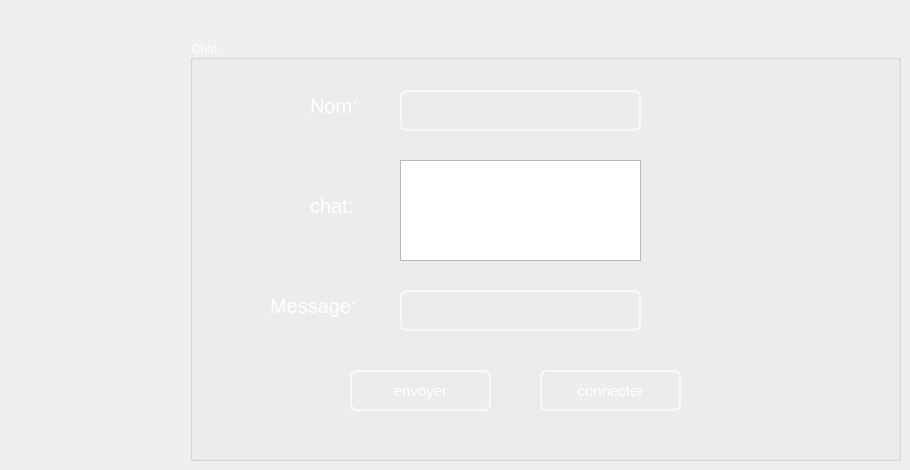
     <widget class="QWidget" name="tab_6">
      <attribute name="title">
       <string>Chat</string>
      </attribute>
      <widget class="QGroupBox" name="groupBox_5">
       <property name="geometry">
        <rect>
         <x>190</x>
         <y>40</y>
         <width>711</width>
         <height>421</height>
        </rect>
       </property>
       <property name="palette">
        <palette>
         <active>
          <colorrole role="WindowText">
           <brush brushstyle="SolidPattern">
            <color alpha="255">
             <red>255</red>
             <green>255</green>
             <blue>255</blue>
            </color>
           </brush>
          </colorrole>
          <colorrole role="Button">
           <brush brushstyle="SolidPattern">
            <color alpha="0">
             <red>0</red>
             <green>0</green>
             <blue>0</blue>
            </color>
           </brush>
          </colorrole>
          <colorrole role="Text">
           <brush brushstyle="SolidPattern">
            <color alpha="255">
             <red>255</red>
             <green>255</green>
             <blue>255</blue>
            </color>
           </brush>
          </colorrole>
          <colorrole role="ButtonText">
           <brush brushstyle="SolidPattern">
            <color alpha="255">
             <red>255</red>
             <green>255</green>
             <blue>255</blue>
            </color>
           </brush>
          </colorrole>
          <colorrole role="Base">
           <brush brushstyle="SolidPattern">
            <color alpha="0">
             <red>0</red>
             <green>0</green>
             <blue>0</blue>
            </color>
           </brush>
          </colorrole>
          <colorrole role="Window">
           <brush brushstyle="SolidPattern">
            <color alpha="0">
             <red>0</red>
             <green>0</green>
             <blue>0</blue>
            </color>
           </brush>
          </colorrole>
          <colorrole role="PlaceholderText">
           <brush brushstyle="NoBrush">
            <color alpha="128">
             <red>255</red>
             <green>255</green>
             <blue>255</blue>
            </color>
           </brush>
          </colorrole>
         </active>
         <inactive>
          <colorrole role="WindowText">
           <brush brushstyle="SolidPattern">
            <color alpha="255">
             <red>255</red>
             <green>255</green>
             <blue>255</blue>
            </color>
           </brush>
          </colorrole>
          <colorrole role="Button">
           <brush brushstyle="SolidPattern">
            <color alpha="0">
             <red>0</red>
             <green>0</green>
             <blue>0</blue>
            </color>
           </brush>
          </colorrole>
          <colorrole role="Text">
           <brush brushstyle="SolidPattern">
            <color alpha="255">
             <red>255</red>
             <green>255</green>
             <blue>255</blue>
            </color>
           </brush>
          </colorrole>
          <colorrole role="ButtonText">
           <brush brushstyle="SolidPattern">
            <color alpha="255">
             <red>255</red>
             <green>255</green>
             <blue>255</blue>
            </color>
           </brush>
          </colorrole>
          <colorrole role="Base">
           <brush brushstyle="SolidPattern">
            <color alpha="0">
             <red>0</red>
             <green>0</green>
             <blue>0</blue>
            </color>
           </brush>
          </colorrole>
          <colorrole role="Window">
           <brush brushstyle="SolidPattern">
            <color alpha="0">
             <red>0</red>
             <green>0</green>
             <blue>0</blue>
            </color>
           </brush>
          </colorrole>
          <colorrole role="PlaceholderText">
           <brush brushstyle="NoBrush">
            <color alpha="128">
             <red>255</red>
             <green>255</green>
             <blue>255</blue>
            </color>
           </brush>
          </colorrole>
         </inactive>
         <disabled>
          <colorrole role="WindowText">
           <brush brushstyle="SolidPattern">
            <color alpha="255">
             <red>255</red>
             <green>255</green>
             <blue>255</blue>
            </color>
           </brush>
          </colorrole>
          <colorrole role="Button">
           <brush brushstyle="SolidPattern">
            <color alpha="0">
             <red>0</red>
             <green>0</green>
             <blue>0</blue>
            </color>
           </brush>
          </colorrole>
          <colorrole role="Text">
           <brush brushstyle="SolidPattern">
            <color alpha="255">
             <red>255</red>
             <green>255</green>
             <blue>255</blue>
            </color>
           </brush>
          </colorrole>
          <colorrole role="ButtonText">
           <brush brushstyle="SolidPattern">
            <color alpha="255">
             <red>255</red>
             <green>255</green>
             <blue>255</blue>
            </color>
           </brush>
          </colorrole>
          <colorrole role="Base">
           <brush brushstyle="SolidPattern">
            <color alpha="0">
             <red>0</red>
             <green>0</green>
             <blue>0</blue>
            </color>
           </brush>
          </colorrole>
          <colorrole role="Window">
           <brush brushstyle="SolidPattern">
            <color alpha="0">
             <red>0</red>
             <green>0</green>
             <blue>0</blue>
            </color>
           </brush>
          </colorrole>
          <colorrole role="PlaceholderText">
           <brush brushstyle="NoBrush">
            <color alpha="128">
             <red>255</red>
             <green>255</green>
             <blue>255</blue>
            </color>
           </brush>
          </colorrole>
         </disabled>
        </palette>
       </property>
       <property name="styleSheet">
        <string notr="true">font: 75 15pt &quot;MS Shell Dlg 2&quot;;
color: rgb(255, 255, 255);</string>
       </property>
       <property name="title">
        <string>Chat</string>
       </property>
       <widget class="QLineEdit" name="le_nickname">
        <property name="geometry">
         <rect>
          <x>210</x>
          <y>50</y>
          <width>241</width>
          <height>41</height>
         </rect>
        </property>
        <property name="styleSheet">
         <string notr="true">QLineEdit{
color: white;
background-color:Transparent;;
border-width: 2px;
border-color: #F9F9F9;
border-style: solid;
border-radius: 7;
padding: 3px;
font-size: 15px;

}
QLineEdit:focus
{border:2px solid #FBAD25;
}</string>
        </property>
       </widget>
       <widget class="QTextEdit" name="textEdit">
        <property name="geometry">
         <rect>
          <x>210</x>
          <y>120</y>
          <width>241</width>
          <height>101</height>
         </rect>
        </property>
        <property name="styleSheet">
         <string notr="true">color: rgb(255, 255, 255);
font: 75 8pt &quot;MS Shell Dlg 2&quot;;

</string>
        </property>
        <property name="html">
         <string>&lt;!DOCTYPE HTML PUBLIC &quot;-//W3C//DTD HTML 4.0//EN&quot; &quot;http://www.w3.org/TR/REC-html40/strict.dtd&quot;&gt;
&lt;html&gt;&lt;head&gt;&lt;meta name=&quot;qrichtext&quot; content=&quot;1&quot; /&gt;&lt;style type=&quot;text/css&quot;&gt;
p, li { white-space: pre-wrap; }
&lt;/style&gt;&lt;/head&gt;&lt;body style=&quot; font-family:'MS Shell Dlg 2'; font-size:8pt; font-weight:72; font-style:normal;&quot;&gt;
&lt;p style=&quot;-qt-paragraph-type:empty; margin-top:0px; margin-bottom:0px; margin-left:0px; margin-right:0px; -qt-block-indent:0; text-indent:0px;&quot;&gt;&lt;br /&gt;&lt;/p&gt;&lt;/body&gt;&lt;/html&gt;</string>
        </property>
       </widget>
       <widget class="QLineEdit" name="le_message">
        <property name="geometry">
         <rect>
          <x>210</x>
          <y>250</y>
          <width>241</width>
          <height>41</height>
         </rect>
        </property>
        <property name="styleSheet">
         <string notr="true">QLineEdit{
color: white;
background-color:Transparent;;
border-width: 2px;
border-color: #F9F9F9;
border-style: solid;
border-radius: 7;
padding: 3px;
font-size: 15px;

}
QLineEdit:focus
{border:2px solid #FBAD25;
}</string>
        </property>
       </widget>
       <widget class="QPushButton" name="connecter">
        <property name="geometry">
         <rect>
          <x>350</x>
          <y>330</y>
          <width>141</width>
          <height>41</height>
         </rect>
        </property>
        <property name="styleSheet">
         <string notr="true">QPushButton{

color: white;
background-color:Transparent;;
border-width: 2px;
border-color: #F9F9F9;
border-style: solid;
border-radius: 7;
padding: 3px;
font-size: 15px;


}
QPushButton:focus
{border:2px solid #FBAD25;
}</string>
        </property>
        <property name="text">
         <string>connecter</string>
        </property>
       </widget>
       <widget class="QPushButton" name="envoyer">
        <property name="geometry">
         <rect>
          <x>160</x>
          <y>330</y>
          <width>141</width>
          <height>41</height>
         </rect>
        </property>
        <property name="styleSheet">
         <string notr="true">QPushButton{

color: white;
background-color:Transparent;;
border-width: 2px;
border-color: #F9F9F9;
border-style: solid;
border-radius: 7;
padding: 3px;
font-size: 15px;


}
QPushButton:focus
{border:2px solid #FBAD25;
}</string>
        </property>
        <property name="text">
         <string>envoyer</string>
        </property>
       </widget>
       <widget class="QLabel" name="label_35">
        <property name="geometry">
         <rect>
          <x>120</x>
          <y>50</y>
          <width>71</width>
          <height>31</height>
         </rect>
        </property>
        <property name="font">
         <font>
          <family>MS Shell Dlg 2</family>
          <pointsize>15</pointsize>
          <weight>9</weight>
          <italic>false</italic>
          <bold>false</bold>
         </font>
        </property>
        <property name="text">
         <string>Nom:</string>
        </property>
       </widget>
       <widget class="QLabel" name="label_36">
        <property name="geometry">
         <rect>
          <x>120</x>
          <y>150</y>
          <width>71</width>
          <height>31</height>
         </rect>
        </property>
        <property name="font">
         <font>
          <family>MS Shell Dlg 2</family>
          <pointsize>15</pointsize>
          <weight>9</weight>
          <italic>false</italic>
          <bold>false</bold>
         </font>
        </property>
        <property name="text">
         <string>chat:</string>
        </property>
       </widget>
       <widget class="QLabel" name="label_37">
        <property name="geometry">
         <rect>
          <x>80</x>
          <y>250</y>
          <width>111</width>
          <height>31</height>
         </rect>
        </property>
        <property name="font">
         <font>
          <family>MS Shell Dlg 2</family>
          <pointsize>15</pointsize>
          <weight>9</weight>
          <italic>false</italic>
          <bold>false</bold>
         </font>
        </property>
        <property name="text">
         <string>Message:</string>
        </property>
       </widget>
      </widget>
     </widget>
